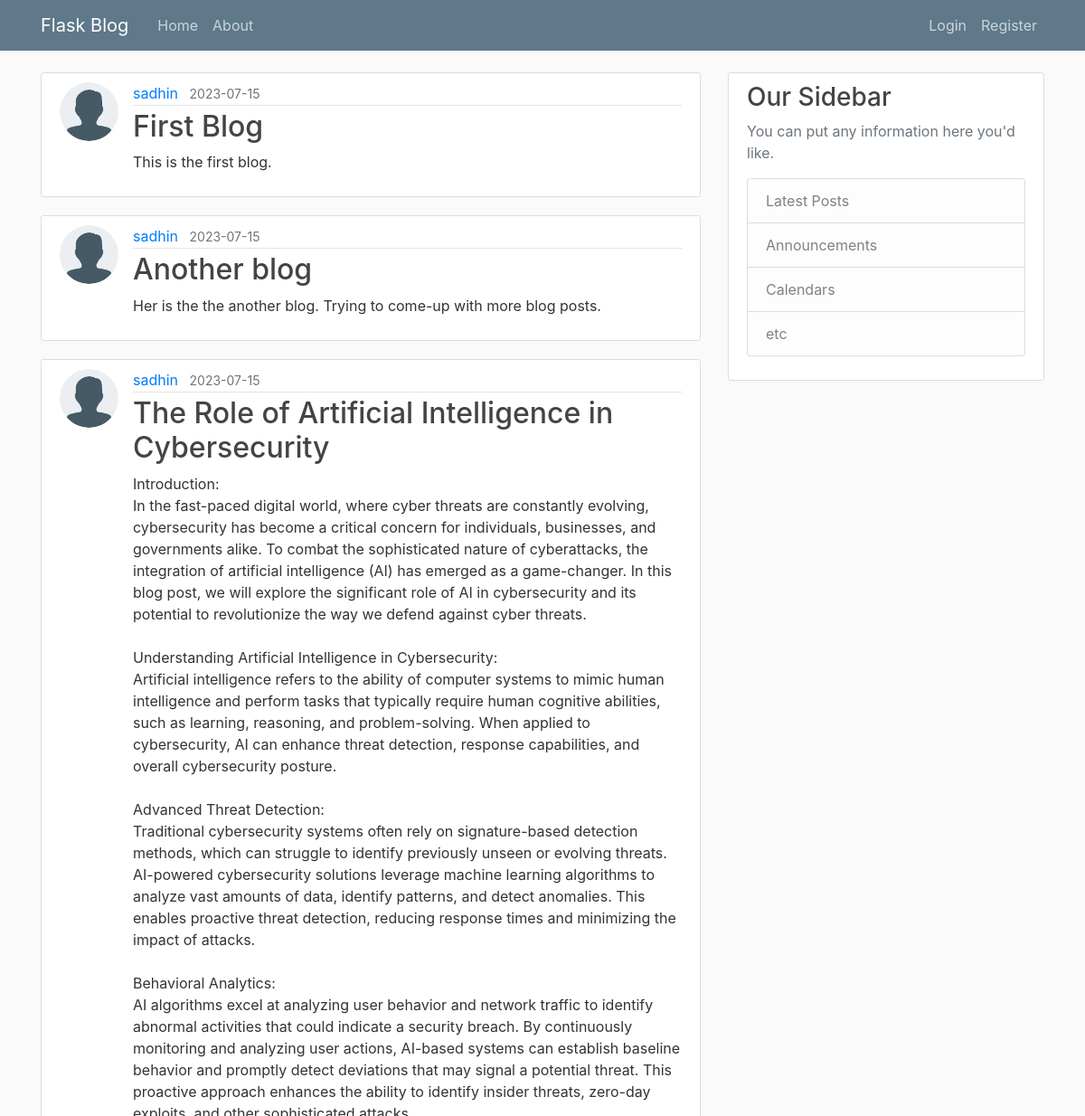
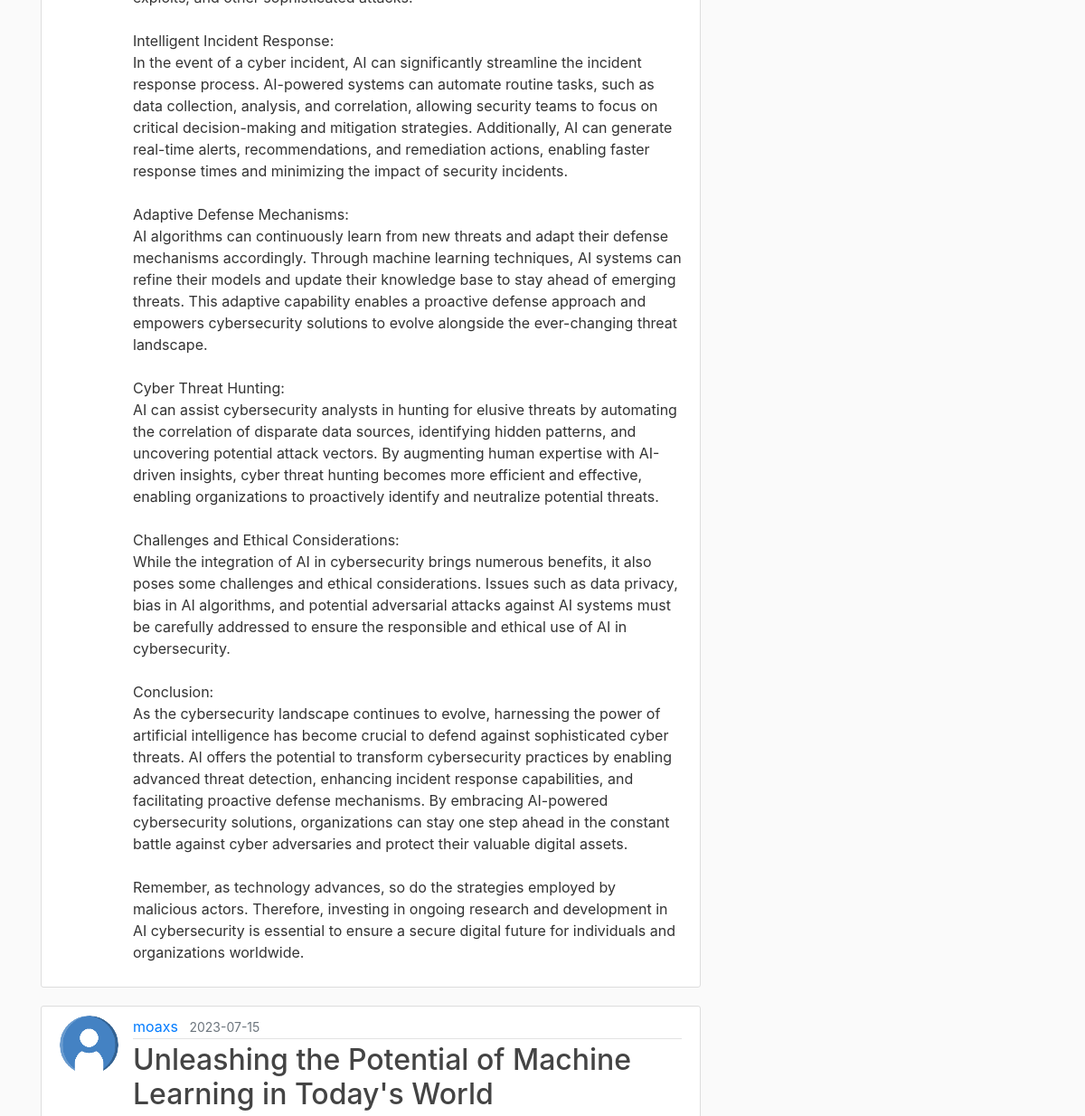
Page /home (upper part) on the earlier database version (2 pictures, top to bottom).
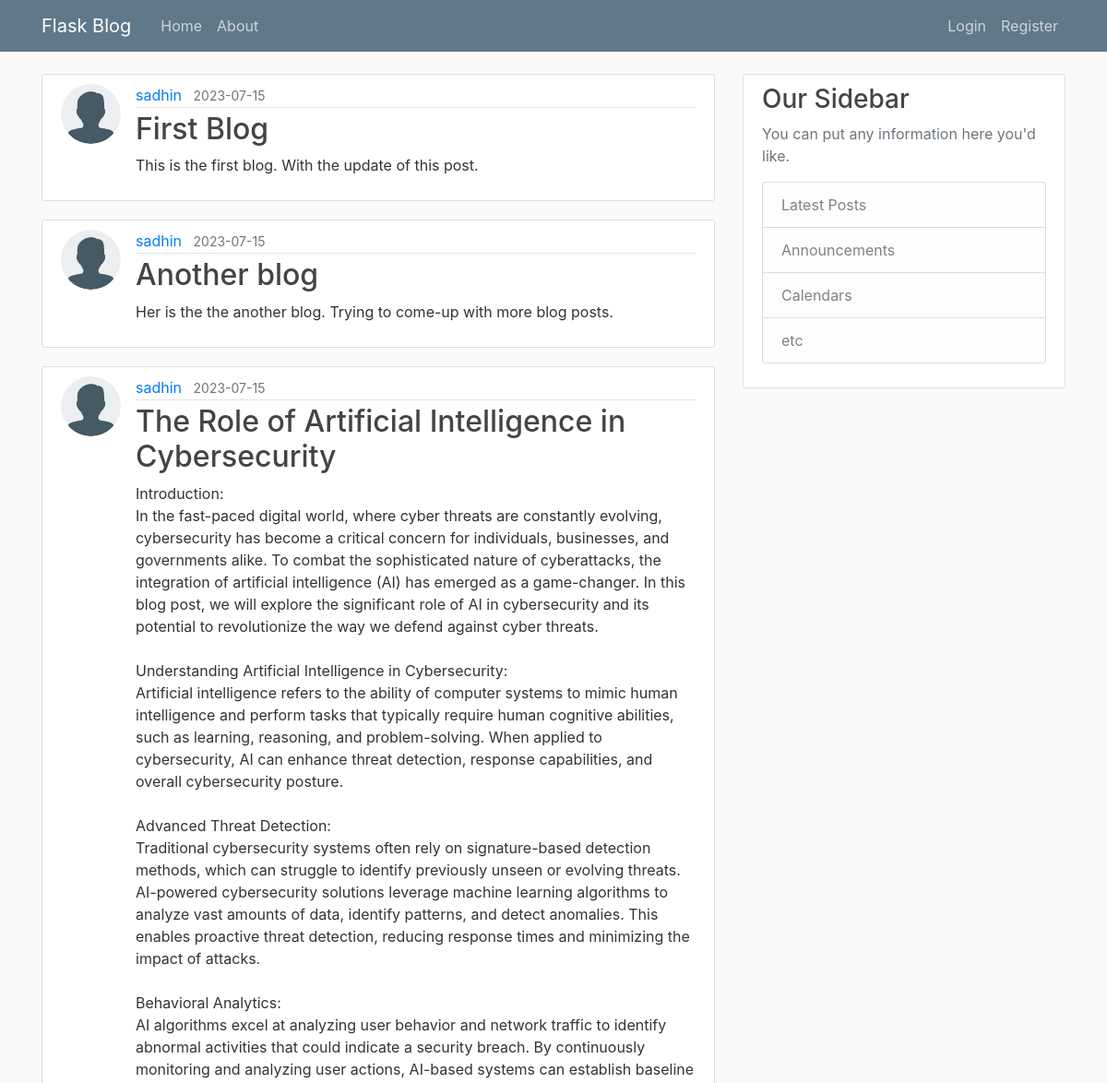
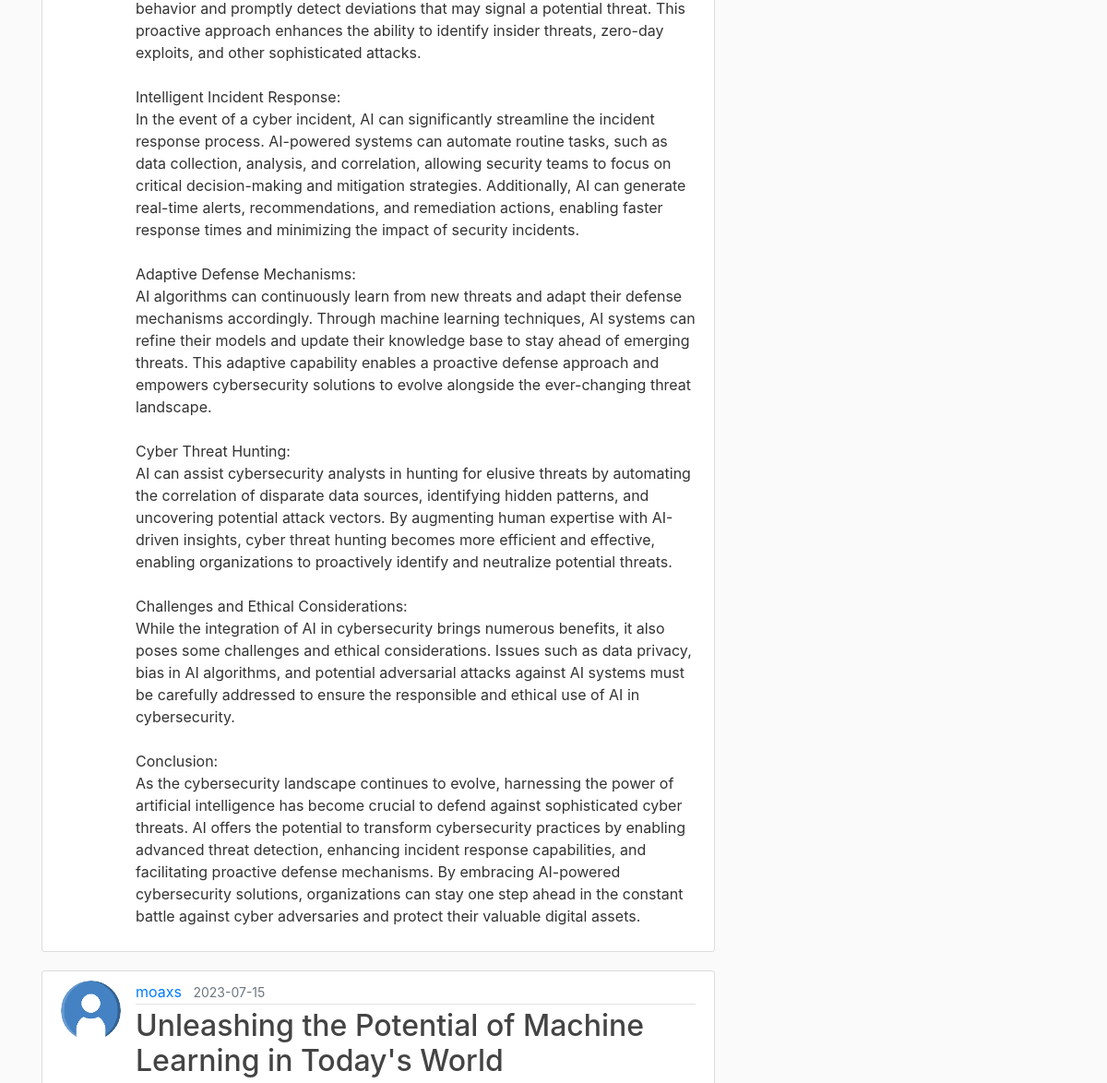
Same page on the later database version (2 pictures, top to bottom).
### flaskblog/models.py (models this page shows, shortened)
class Post(db.Model):
    id = db.Column(db.Integer, primary_key=True)
    title = db.Column(db.String(120), nullable=False)
    date_posted = db.Column(db.DateTime, nullable=False, default=datetime.utcnow)
    content = db.Column(db.Text, nullable=False)
    user_id = db.Column(db.Integer, db.ForeignKey("user.id"), nullable=False)

class User(db.Model, UserMixin):
    id = db.Column(db.Integer, primary_key=True)
    username = db.Column(db.String(20), unique=True, nullable=False)
    email = db.Column(db.String(120), unique=True, nullable=False)
    image_file = db.Column(db.String(20), nullable=False, default='default.jpg')
    password = db.Column(db.String(60), nullable=False)
    posts = db.relationship('Post', backref='author', lazy=True)

### flaskblog/routes.py (the view)
@app.route("/")
@app.route("/home")
def home():
    posts = Post.query.all()
    return render_template("home.html", posts=posts)

### flaskblog/templates/home.html
{% extends "layout.html" %}
{% block content %}
    {% for post in posts %}
        <article class="media content-section">
            <img class="rounded-circle article-img"
                 src="{{ url_for("static",filename="profile_pics/" + post.author.image_file) }}" alt="author_image">
            <div class="media-body">
                <div class="article-metadata">
                    <a class="mr-2" href="#">{{ post.author.username }}</a>
                    <small class="text-muted">{{ post.date_posted.strftime('%Y-%m-%d') }}</small>
                </div>
                <h2><a class="article-title" href="{{ url_for('each_post',post_id=post.id) }}">{{ post.title }}</a></h2>
                <p class="article-content">{{ post.content }}</p>
            </div>
        </article>
    {% endfor %}
{% endblock content %}

### flaskblog/templates/layout.html (shortened to what this page needs)
<!doctype html>
<html lang="en">
<head>
    <link rel="stylesheet" href="https://cdn.jsdelivr.net/npm/bootstrap@4.6.2/dist/css/bootstrap.min.css"
>
    <link rel="stylesheet" type="text/css" href="{{ url_for('static', filename='main.css') }}">
</head>
<body>
<header class="site-header">
    <nav class="navbar navbar-expand-md navbar-dark bg-steel fixed-top">
        <div class="container">
            <a class="navbar-brand mr-4" href=""{{ url_for("home") }}>Flask Blog</a>
            <div class="collapse navbar-collapse" id="navbarToggle">
                <div class="navbar-nav mr-auto">
                    <a class="nav-item nav-link" href="{{ url_for("home") }}">Home</a>
                    <a class="nav-item nav-link" href="{{ url_for("about") }}">About</a>
                </div>
                <div class="navbar-nav">
                    {% if current_user.is_authenticated %}
                        <a class="nav-item nav-link" href="{{ url_for("new_post") }}">New Post</a>
                        <a class="nav-item nav-link" href="{{ url_for("account") }}">Account</a>
                        <a class="nav-item nav-link" href="{{ url_for("logout") }}">Logout</a>
                    {% else %}
                    <a class="nav-item nav-link" href="{{ url_for("login") }}">Login</a>
                    <a class="nav-item nav-link" href="{{ url_for("register") }}">Register</a>
                    {% endif %}
                </div>
            </div>
        </div>
    </nav>
</header>
<main role="main" class="container">
    <div class="row">
        <div class="col-md-8">
            {% block content %}{% endblock %}
        </div>
        <div class="col-md-4">
            <div class="content-section">
                <h3>Our Sidebar</h3>
                <p class='text-muted'> You can put any information here you'd like.
                <ul class="list-group">
                    <li class="list-group-item list-group-item-light">Latest Posts</li>
                    <li class="list-group-item list-group-item-light">Announcements</li>
                    <li class="list-group-item list-group-item-light">Calendars</li>
                    <li class="list-group-item list-group-item-light">etc</li>
                </ul>
                </p>
            </div>
        </div>
    </div>
</main>
</body>
</html>

### flaskblog/static/main.css (style rules this page uses)
body { background: #fafafa; color: #333333; margin-top: 5rem; }
h1, h2, h3, h4, h5, h6 { color: #444444; }
.bg-steel { background-color: #5f788a; }
.site-header .navbar-nav .nav-link { color: #cbd5db; }
.content-section { background: #ffffff; padding: 10px 20px; border: 1px solid #dddddd; border-radius: 3px; margin-bottom: 20px; }
.article-title { color: #444444; }
.article-content { white-space: pre-line; }
.article-img { height: 65px; width: 65px; margin-right: 16px; }
.article-metadata { padding-bottom: 1px; margin-bottom: 4px; border-bottom: 1px solid #e3e3e3 }

Differences in the rows shown:
changed Post "First Blog": content "This is the first blog." → "This is the first blog. With the update of this post."
changed Post "The Role of Artificial Intelligence in Cybersecurity": content "…their valuable digital assets. Remember, as te" → "…their valuable digital assets."
